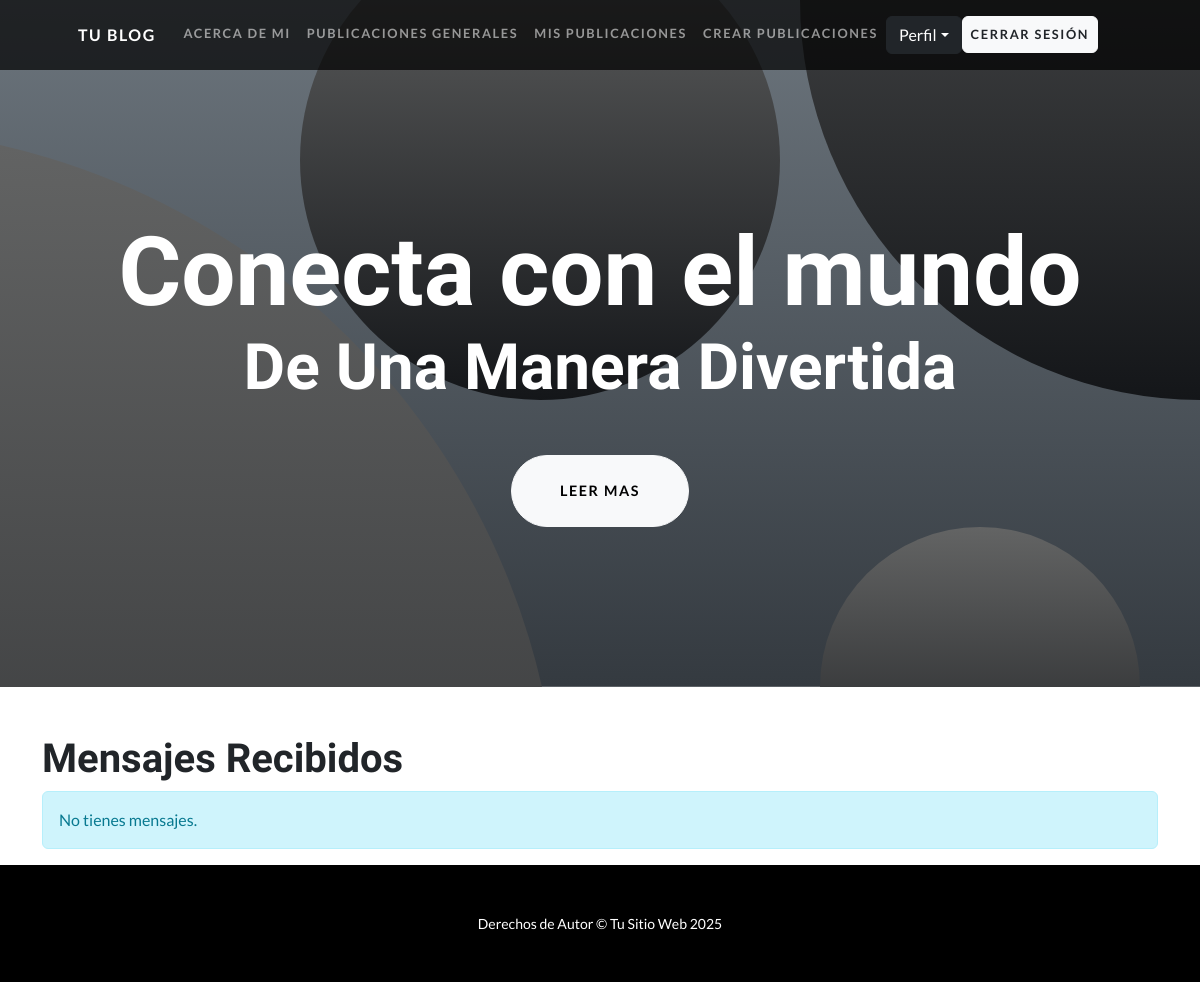
/mensajes/ver-mensaje/ (signed in), run on an earlier commit of the app's database.
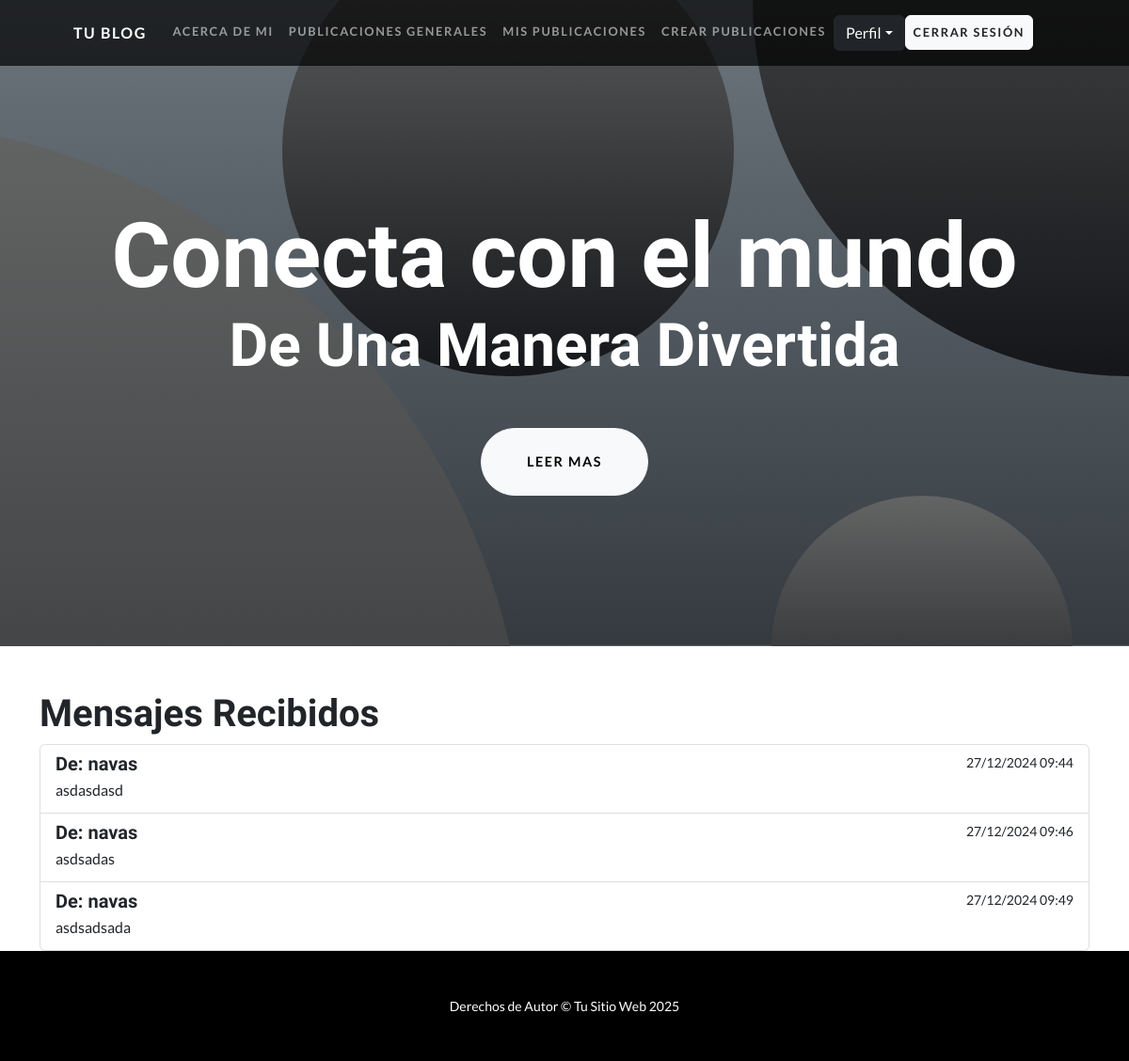
And on a later commit of the database.
### app_chat/models.py (models this page shows, shortened)
class Mensaje(models.Model):
    destinatario = models.ForeignKey(User, on_delete=models.CASCADE, related_name='mensajes_recibidos')  # Add related_name
    remitente = models.ForeignKey(User, on_delete=models.CASCADE, related_name='mensajes_enviados')  # Add related_name
    contenido = models.TextField()
    fecha_creacion = models.DateTimeField(auto_now_add=True)

### app_chat/views.py (the view)
# urls.py: path('ver-mensaje/', ver_mensaje, name="ver-mensaje"),
@login_required
def ver_mensaje(request):
    mensajes = Mensaje.objects.filter(destinatario=request.user)
    return render(request, "app_chat/ver_mensajes.html", {"mensajes": mensajes})

### app_chat/templates/app_chat/ver_mensajes.html (shortened to what this page needs)
{% extends 'app_web/base.html' %}
{% load static %}
{% block contenido %}
<div class="container mt-5">
    <h1>Mensajes Recibidos</h1>
    {% if mensajes %}
        <div class="list-group">
            {% for mensaje in mensajes %}
                <div class="list-group-item list-group-item-action">
                    <div class="d-flex w-100 justify-content-between">
                        <h5 class="mb-1">De: {{ mensaje.remitente.username }}</h5>
                        <small>{{ mensaje.fecha_creacion|date:"d/m/Y H:i" }}</small>
                    </div>
                    <p class="mb-1">{{ mensaje.contenido }}</p>
                </div>
            {% endfor %}
        </div>
    {% else %}
        <div class="alert alert-info" role="alert">
            No tienes mensajes.
        </div>
    {% endif %}
</div>
{% endblock %}

What changed in the data, as far as the page shows it:
added Mensaje: remitente.username "navas", fecha_creacion "27/12/2024 09:44", contenido "asdasdasd"
added Mensaje: remitente.username "navas", fecha_creacion "27/12/2024 09:46", contenido "asdsadas"
added Mensaje: remitente.username "navas", fecha_creacion "27/12/2024 09:49", contenido "asdsadsada"
Also different on the page:
text no longer shown: "No tienes mensajes."
